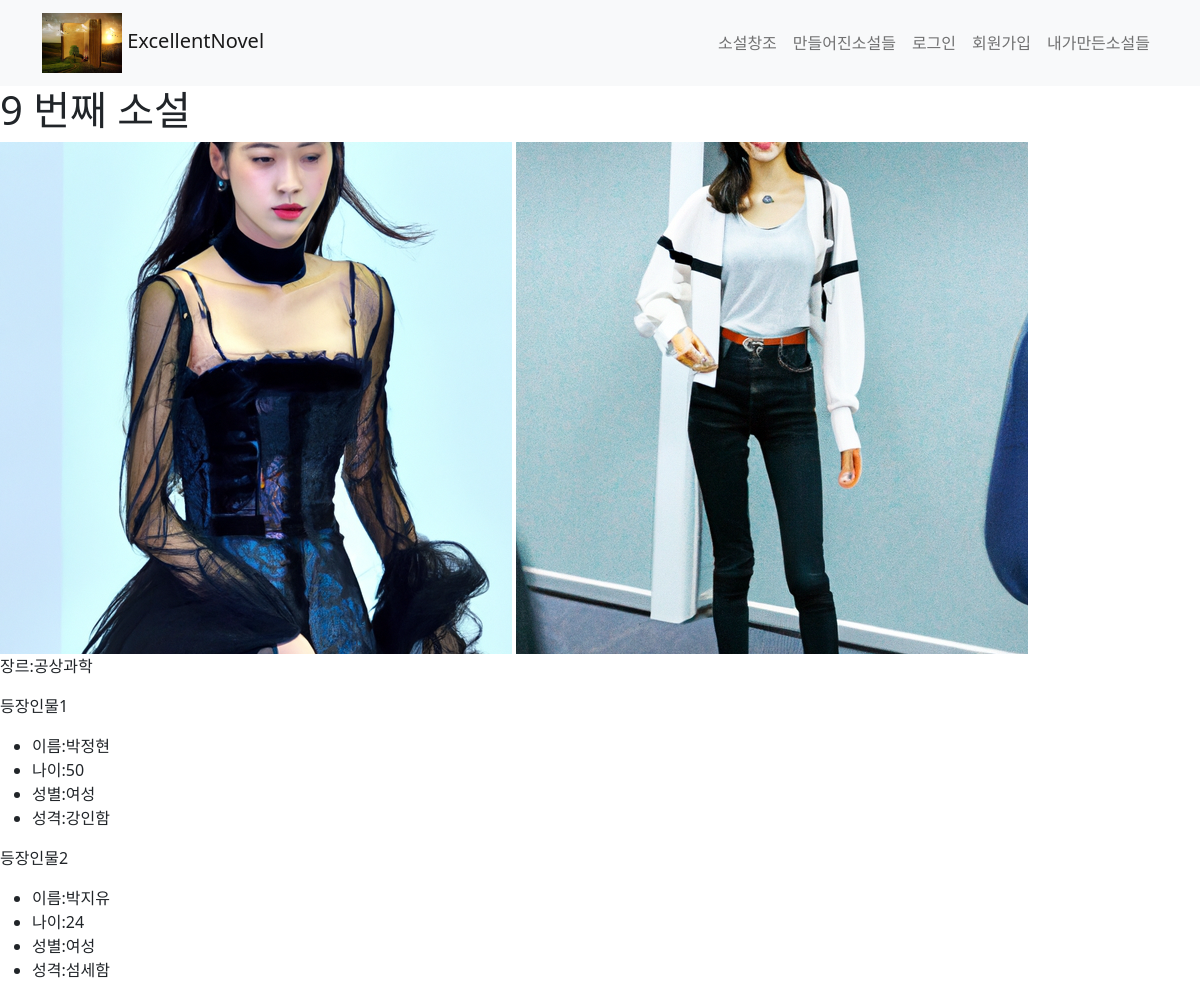
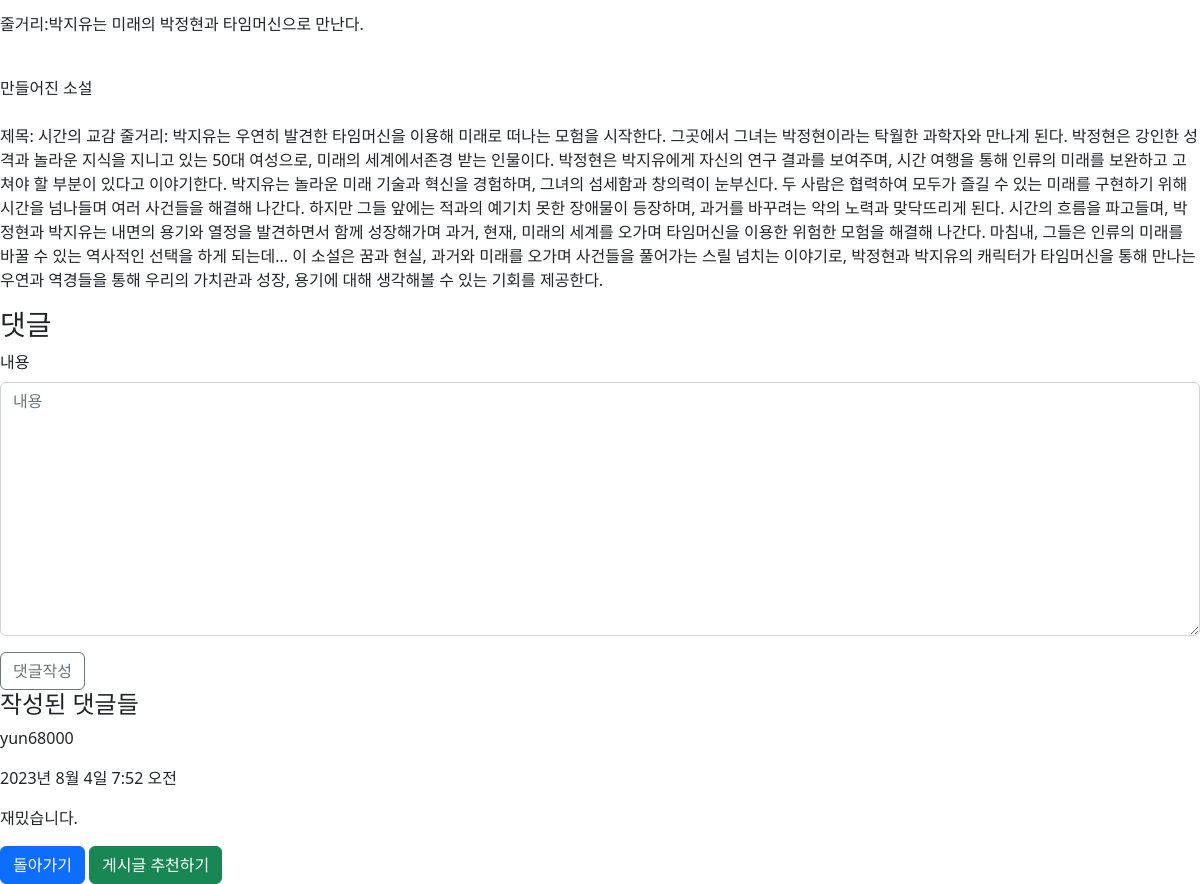
Screenshot of /novels/9/ with the database file from the repository (2 pictures, top to bottom).
### novel/models.py (models this page shows)
class Novel(models.Model):
    answer_text = models.TextField(max_length=5000)
    novel_infor = models.OneToOneField(NovelInf, on_delete=models.CASCADE)
    recommend = models.IntegerField(default=0)
    user = models.ForeignKey(get_user_model(),on_delete=models.CASCADE,blank=True)
    pub_date = models.DateTimeField(auto_now_add=True)
    comment_num = models.IntegerField(default=0)
    image = models.ImageField(blank=True,null=True)
    image2 = models.ImageField(blank=True,null=True)
    image3 = models.ImageField(blank=True, null=True)

class NovelInf(models.Model):
    char_name1 = models.CharField(max_length=15, blank=True,default='',null=True)
    char_name2 = models.CharField(max_length=15, blank=True, default='',null=True)
    char_age1 = models.IntegerField(blank=True, default=0,null=True)
    char_age2 = models.IntegerField(blank=True, default=0,null=True)
    char_per1 = models.CharField(max_length=100, blank=True, default='',null=True)
    char_per2 = models.CharField(max_length=100, blank=True, default='',null=True)
    gender_choices = (('남성', '남성'), ('여성', '여성'), ('등장시키지 않음', '등장시키지 않음'))
    char_sex1 = models.CharField(max_length=8, choices=gender_choices, blank=True,default='남자')
    char_sex2 = models.CharField(max_length=8, choices=gender_choices, blank=True,default='남자')
    genre_choices = (('로맨스', '로맨스'), ('판타지', '판타지'), ('고전', '고전'), ('공상과학', '공상과학'), ('일상', '일상'), ('공포', '공포'))
    genre = models.CharField(max_length=10, choices=genre_choices, blank=True)
    story = models.TextField(max_length=150, blank=False)

class Comment(models.Model):
    author = models.ForeignKey(get_user_model(),on_delete=models.CASCADE,blank=True,null=True)
    novel = models.ForeignKey(Novel,on_delete=models.CASCADE)
    content = models.TextField(max_length=250)
    pub_date = models.DateTimeField(auto_now_add=True)
    changed_date = models.DateTimeField(auto_now=True)

class MyUser(AbstractUser):
    nickname = models.CharField(max_length=10)

### novel/views.py (the view)
# urls.py: path('novels/<int:pk>/', views.novel_detail, name='novel_detail'),
def novel_detail(request, pk):
    novel = get_object_or_404(Novel, pk=pk)
    comments = Comment.objects.all().order_by('-pub_date').filter(novel=novel)
    if request.method == "POST":
        form = CommentForm(request.POST)
        if form.is_valid():
            comment = form.save(commit=False)
            if request.user.is_authenticated:
                comment.author = request.user
            comment.novel = novel
            novel.comment_num += 1
            comment.save()
            novel.save()
            blank_form = CommentForm()
            context = {'novel': novel, 'form': blank_form, 'comments': comments}
    else:
        form = CommentForm()
        context = {'novel': novel, 'form': form, 'comments': comments}
    return render(request, 'novel/novel_detail.html', context)

### novel/forms.py
class CommentForm(forms.ModelForm):
    class Meta:
        model = Comment
        fields = ['content']
        labels = {'content':'내용'}

### novel/templates/novel/novel_detail.html (shortened to what this page needs)
<!DOCTYPE html>
{% extends 'novel/base.html' %}
{% load django_bootstrap5 %}
{% block body %}
    <h1>{{ novel.pk }} 번째 소설</h1>
    <img src="{{ novel.image.url }}">
    <img src="{{ novel.image2.url }}">
    <p>장르:{{ novel.novel_infor.genre }}</p>
    {% if novel.novel_infor.char_sex1 != '등장시키지 않음' and novel.novel_infor.char_sex2 == '등장시키지 않음' %}
        <p>등장인물1</p>
        <ul>
            <li>이름:{{ novel.novel_infor.char_name1 }}</li>
            <li>나이:{{ novel.novel_infor.char_age1 }}</li>
            <li>성별:{{ novel.novel_infor.char_sex1 }}</li>
            <li>성격:{{ novel.novel_infor.char_per1 }}</li>
        </ul>
    {% elif novel.novel_infor.char_sex1 == '등장시키지 않음' and novel.novel_infor.char_sex2 == '등장시키지 않음' %}
        <p>설정된 등장인물 없음</p>
    {% else %}
        <p>등장인물1</p>
        <ul>
            <li>이름:{{ novel.novel_infor.char_name1 }}</li>
            <li>나이:{{ novel.novel_infor.char_age1 }}</li>
            <li>성별:{{ novel.novel_infor.char_sex1 }}</li>
            <li>성격:{{ novel.novel_infor.char_per1 }}</li>
        </ul>
        <p>등장인물2</p>
        <ul>
            <li>이름:{{ novel.novel_infor.char_name2 }}</li>
            <li>나이:{{ novel.novel_infor.char_age2 }}</li>
            <li>성별:{{ novel.novel_infor.char_sex2 }}</li>
            <li>성격:{{ novel.novel_infor.char_per2 }}</li>
        </ul>
    {% endif %}
    <p>줄거리:{{ novel.novel_infor.story }}</p>
    <br>
    <p>만들어진 소설<br><br>{{ novel.answer_text }}</p>
    <h3>댓글</h3>
    <form action="" method="POST">
        {% bootstrap_form form %}
        <button class="btn btn-outline-secondary" type="submit">
            댓글작성
        </button>
        <h4>작성된 댓글들</h4>
    </form>
    {% for comment in comments %}
        {% if comment.author %}
            <p>{{ comment.author }}</p>
        {% else %}
            <p>익명</p>
        {% endif %}
        <p>{{ comment.changed_date }}</p>
        <p>{{ comment.content }}</p>
    {% endfor %}
    <a class="btn btn-primary" href="{% url 'novel:novel_list' %}">돌아가기</a>
    <a class="btn btn-success" href="{% url 'novel:recommend' novel.pk %}">게시글 추천하기</a>
{% endblock %}

### rows the page displays
Novel: pk "9", image (picture), image2 (picture), novel_infor.genre "공상과학", novel_infor.char_name1 "박정현", novel_infor.char_age1 "50", novel_infor.char_sex1 "여성", novel_infor.char_per1 "강인함", novel_infor.char_name2 "박지유", novel_infor.char_age2 "24", novel_infor.char_sex2 "여성", novel_infor.char_per2 "섬세함", novel_infor.story "박지유는 미래의 박정현과 타임머신으로 만난다.", answer_text "제목: 시간의 교감 줄거리: 박지유는 우연히 발견한 타임머신을 이용해 미래로 떠나는 모험을 시작한다. 그곳에서 그녀는 박정현이라는 탁월한 과학자와 만나게 된다. 박정현은 강인한 성격과 놀라운 지식을 지니고 있는 50대 여성으로, 미래의 세계에서존경 받는 인물이다. 박정현은 박지유에게 자신의 연구 결과를 보여주며, 시간 여행을 통해 인류의 미래를 보완하고 고쳐야 할 부분이 있다고 이야기한다. 박지유는 놀라운 미래 기술과 혁신을 경험하며, 그녀의 섬세함과 창의력이 눈부신다. 두 사람은 협력하여 모두가 즐길 수 있는 미래를 구현하기 위해 시간을 넘나들며 여러 사건들을 해결해 나간다. 하지만 그들 앞에는 적과의 예기치 못한 장애물이 등장하며, 과거를 바꾸려는 악의 노력과 맞닥뜨리게 된다. 시간의 흐름을 파고들며, 박정현과 박지유는 내면의 용기와 열정을 발견하면서 함께 성장해가며 과거, 현재, 미래의 세계를 오가며 타임머신을 이용한 위험한 모험을 해결해 나간다. 마침내, 그들은 인류의 미래를 바꿀 수 있는 역사적인 선택을 하게 되는데... 이 소설은 꿈과 현실, 과거와 미래를 오가며 사건들을 풀어가는 스릴 넘치는 이야기로, 박정현과 박지유의 캐릭터가 타임머신을 통해 만나는 우연과 역경들을 통해 우리의 가치관과 성장, 용기에 대해 생각해볼 수 있는 기회를 제공한다."
Comment: author "yun68000", changed_date "2023년 8월 4일 7:52 오전", content "재밌습니다."
